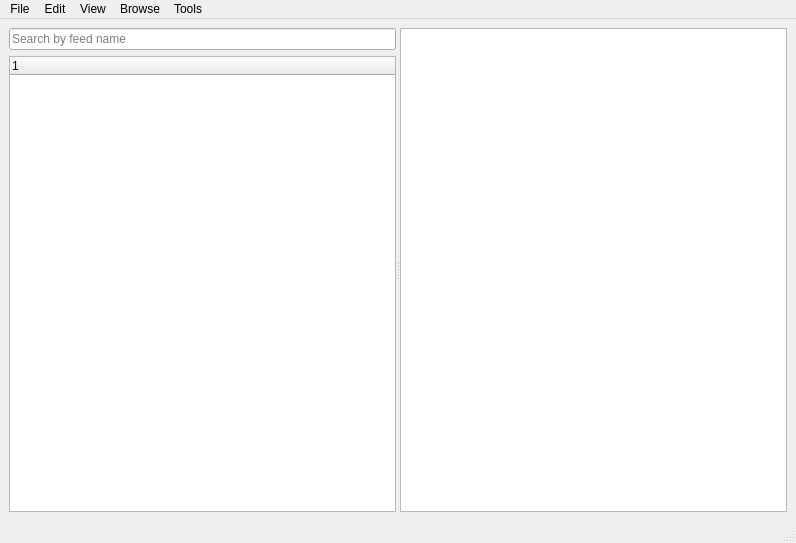
<?xml version="1.0" encoding="UTF-8"?>
<ui version="4.0">
 <class>MainWindow</class>
 <widget class="QMainWindow" name="MainWindow">
  <property name="geometry">
   <rect>
    <x>0</x>
    <y>0</y>
    <width>796</width>
    <height>543</height>
   </rect>
  </property>
  <property name="windowTitle">
   <string>MainWindow</string>
  </property>
  <widget class="QWidget" name="centralwidget">
   <layout class="QGridLayout" name="gridLayout">
    <item row="0" column="0">
     <widget class="QSplitter" name="splitter">
      <property name="orientation">
       <enum>Qt::Horizontal</enum>
      </property>
      <widget class="QWidget" name="layoutWidget">
       <layout class="QVBoxLayout" name="verticalLayout">
        <item>
         <widget class="QLineEdit" name="lineSearch">
          <property name="statusTip">
           <string/>
          </property>
          <property name="whatsThis">
           <string/>
          </property>
          <property name="placeholderText">
           <string>Search by feed name</string>
          </property>
          <property name="clearButtonEnabled">
           <bool>true</bool>
          </property>
         </widget>
        </item>
        <item>
         <widget class="QTreeWidget" name="treeMain">
          <column>
           <property name="text">
            <string notr="true">1</string>
           </property>
          </column>
         </widget>
        </item>
       </layout>
      </widget>
      <widget class="QTextBrowser" name="textBrowser">
       <property name="sizePolicy">
        <sizepolicy hsizetype="Preferred" vsizetype="Preferred">
         <horstretch>0</horstretch>
         <verstretch>0</verstretch>
        </sizepolicy>
       </property>
       <property name="font">
        <font>
         <family>Georgia</family>
         <pointsize>12</pointsize>
        </font>
       </property>
       <property name="textInteractionFlags">
        <set>Qt::LinksAccessibleByMouse|Qt::TextSelectableByKeyboard|Qt::TextSelectableByMouse</set>
       </property>
       <property name="openLinks">
        <bool>false</bool>
       </property>
      </widget>
     </widget>
    </item>
   </layout>
  </widget>
  <widget class="QMenuBar" name="menubar">
   <property name="geometry">
    <rect>
     <x>0</x>
     <y>0</y>
     <width>796</width>
     <height>26</height>
    </rect>
   </property>
   <widget class="QMenu" name="menuFile">
    <property name="title">
     <string>File</string>
    </property>
    <addaction name="actionSubscribe"/>
    <addaction name="separator"/>
    <addaction name="actionNew_Folder_2"/>
    <addaction name="separator"/>
    <addaction name="actionImport_Feeds"/>
    <addaction name="actionExport_Feeds"/>
    <addaction name="separator"/>
    <addaction name="actionDatabase_Maintenance"/>
    <addaction name="separator"/>
    <addaction name="actionExit"/>
   </widget>
   <widget class="QMenu" name="menuEdit">
    <property name="title">
     <string>Edit</string>
    </property>
    <addaction name="actionMark_All_Feeds_Read"/>
    <addaction name="separator"/>
    <addaction name="actionFeed_Properties"/>
    <addaction name="separator"/>
    <addaction name="separator"/>
    <addaction name="actionFind_in_Page"/>
   </widget>
   <widget class="QMenu" name="menuView">
    <property name="title">
     <string>View</string>
    </property>
   </widget>
   <widget class="QMenu" name="menuBrowse">
    <property name="title">
     <string>Browse</string>
    </property>
   </widget>
   <widget class="QMenu" name="menuTools">
    <property name="title">
     <string>Tools</string>
    </property>
    <addaction name="actionUpdate_All_Feeds"/>
    <addaction name="actionUpdate_Current_Feed"/>
    <addaction name="separator"/>
    <addaction name="actionSearch_Feeds"/>
    <addaction name="separator"/>
    <addaction name="actionCleanup"/>
    <addaction name="actionMark_Older_As_Read"/>
    <addaction name="separator"/>
    <addaction name="actionOptions"/>
   </widget>
   <addaction name="menuFile"/>
   <addaction name="menuEdit"/>
   <addaction name="menuView"/>
   <addaction name="menuBrowse"/>
   <addaction name="menuTools"/>
  </widget>
  <widget class="QStatusBar" name="statusbar"/>
  <action name="actionSubscribe">
   <property name="text">
    <string>Subscribe</string>
   </property>
  </action>
  <action name="actionNew_Folder">
   <property name="text">
    <string>--</string>
   </property>
  </action>
  <action name="actionNew_Folder_2">
   <property name="text">
    <string>New Folder</string>
   </property>
  </action>
  <action name="actionImport_Feeds">
   <property name="text">
    <string>Import Feeds</string>
   </property>
  </action>
  <action name="actionExport_Feeds">
   <property name="text">
    <string>Export Feeds</string>
   </property>
  </action>
  <action name="actionDatabase_Maintenance">
   <property name="text">
    <string>Database Maintenance</string>
   </property>
  </action>
  <action name="actionExit">
   <property name="text">
    <string>Exit</string>
   </property>
   <property name="shortcut">
    <string>Alt+X</string>
   </property>
  </action>
  <action name="actionMark_All_Feeds_Read">
   <property name="text">
    <string>Mark All Feeds Read</string>
   </property>
  </action>
  <action name="actionFeed_Properties">
   <property name="text">
    <string>Feed Properties</string>
   </property>
  </action>
  <action name="actionFind_in_Page">
   <property name="text">
    <string>Find in Page</string>
   </property>
  </action>
  <action name="actionUpdate_All_Feeds">
   <property name="text">
    <string>Update All Feeds</string>
   </property>
  </action>
  <action name="actionUpdate_Current_Feed">
   <property name="text">
    <string>Update Current Feed</string>
   </property>
  </action>
  <action name="actionSearch_Feeds">
   <property name="text">
    <string>Search Feeds</string>
   </property>
  </action>
  <action name="actionCleanup">
   <property name="text">
    <string>Cleanup</string>
   </property>
  </action>
  <action name="actionMark_Older_As_Read">
   <property name="text">
    <string>Mark Older As Read</string>
   </property>
  </action>
  <action name="actionOptions">
   <property name="text">
    <string>Options</string>
   </property>
  </action>
 </widget>
 <resources/>
 <connections/>
</ui>
